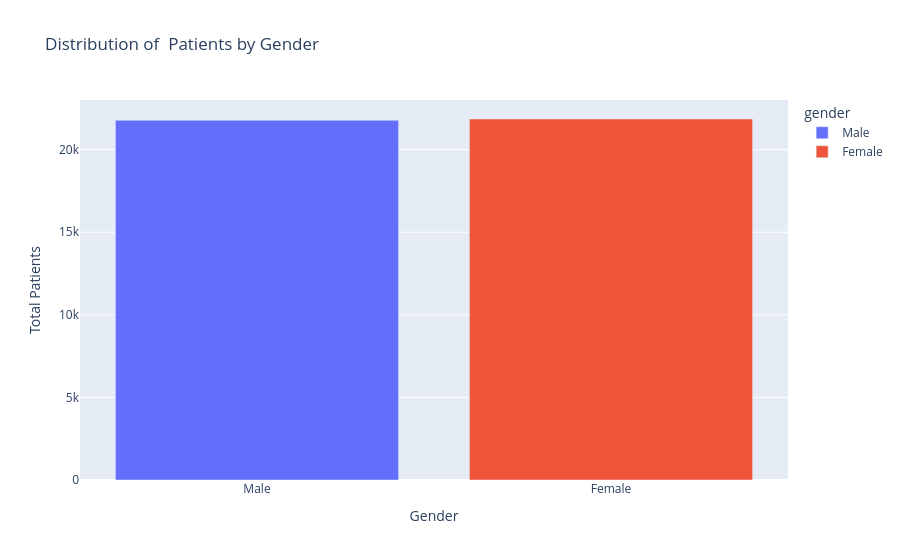

Notebook code cell kept with this figure:
### Code cell
order = ['Male', 'Female']

gender_counts = (healthcare.groupby('gender')['name'].nunique().reindex(order).reset_index(name='unique_patients'))
fig = px.bar(
    gender_counts,
    x='gender',
    y='unique_patients',
    color='gender',
    category_orders={'gender': order},
    title='Distribution of  Patients by Gender'
)

fig.update_layout(
    xaxis_title='Gender',
    yaxis_title='Total Patients'
)

fig.show()

### Figure 1 — Plotly figure (JSON) as saved in the notebook; plotly's stock layout.template omitted (floating-point values rounded to 4 significant figures)
{"data": [{"hovertemplate": "gender=%{x}<br>unique_patients=%{y}<extra></extra>", "legendgroup": "Male", "marker": {"color": "#636efa", "pattern": {"shape": ""}}, "name": "Male", "orientation": "v", "showlegend": true, "textposition": "auto", "type": "bar", "x": ["Male"], "xaxis": "x", "y": [21776], "yaxis": "y"}, {"hovertemplate": "gender=%{x}<br>unique_patients=%{y}<extra></extra>", "legendgroup": "Female", "marker": {"color": "#EF553B", "pattern": {"shape": ""}}, "name": "Female", "orientation": "v", "showlegend": true, "textposition": "auto", "type": "bar", "x": ["Female"], "xaxis": "x", "y": [21852], "yaxis": "y"}], "layout": {"barmode": "relative", "legend": {"title": {"text": "gender"}, "tracegroupgap": 0}, "title": {"text": "Distribution of  Patients by Gender"}, "xaxis": {"anchor": "y", "categoryarray": ["Male", "Female"], "categoryorder": "array", "domain": [0, 1], "title": {"text": "Gender"}}, "yaxis": {"anchor": "x", "domain": [0, 1], "title": {"text": "Total Patients"}}}}
